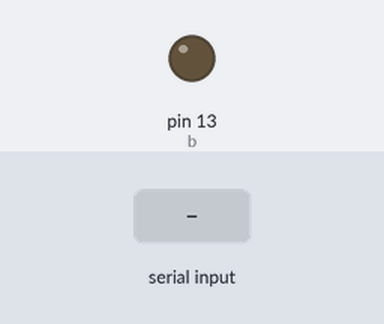
This sketch was run on a simulated Arduino Uno, built with avr-gcc and run on an emulated ATmega328P. On the bench: output pins drawn as LEDs (lit = HIGH). The inputs (shaded band) are chosen by the test bench.

Above: at 1.2 s.
1.3 s: byte 30 received over Serial
At 1.7 s:
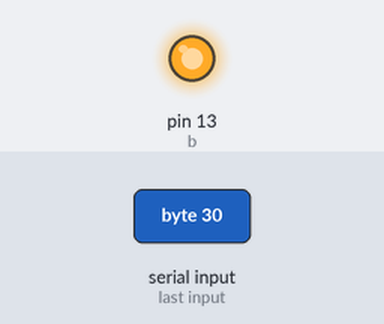
Timing chart, 0 to 4.3 s (numbered marks = the images above; inputs shaded):
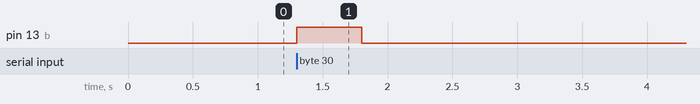

The sketch:

arduino_code.ino
```cpp
int b=13;
int d;
void setup()
{
  Serial.begin(9600);
  pinMode(b,OUTPUT);
}
void loop()
{
  if(Serial.available()>0)
  {
    d=Serial.read();
    digitalWrite(b,HIGH);
    delay(500);
  }
  else
  {
    digitalWrite(b,LOW);
  }

}
```

Measured:
- after the input at 1.3 s, pin 13 (b): LOW → HIGH at once, → LOW 0.50 s later
